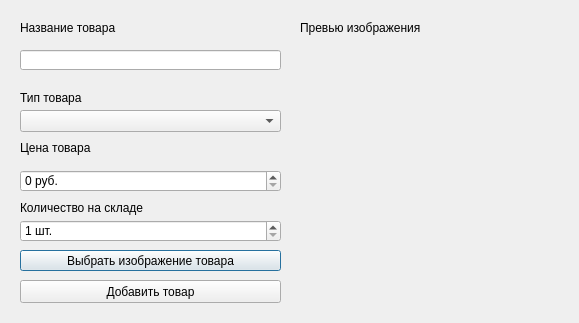
<?xml version="1.0" encoding="UTF-8"?>
<ui version="4.0">
 <class>NewItemWindow</class>
 <widget class="QDialog" name="NewItemWindow">
  <property name="geometry">
   <rect>
    <x>0</x>
    <y>0</y>
    <width>579</width>
    <height>323</height>
   </rect>
  </property>
  <property name="windowTitle">
   <string>Dialog</string>
  </property>
  <widget class="QComboBox" name="typeComboBox">
   <property name="geometry">
    <rect>
     <x>20</x>
     <y>110</y>
     <width>261</width>
     <height>22</height>
    </rect>
   </property>
  </widget>
  <widget class="QLineEdit" name="nameEdit">
   <property name="geometry">
    <rect>
     <x>20</x>
     <y>50</y>
     <width>261</width>
     <height>20</height>
    </rect>
   </property>
  </widget>
  <widget class="QSpinBox" name="priceSpinBox">
   <property name="geometry">
    <rect>
     <x>20</x>
     <y>170</y>
     <width>261</width>
     <height>22</height>
    </rect>
   </property>
   <property name="suffix">
    <string> руб.</string>
   </property>
   <property name="prefix">
    <string/>
   </property>
   <property name="maximum">
    <number>999999</number>
   </property>
  </widget>
  <widget class="QPushButton" name="selectImgButton">
   <property name="geometry">
    <rect>
     <x>20</x>
     <y>250</y>
     <width>261</width>
     <height>21</height>
    </rect>
   </property>
   <property name="text">
    <string>Выбрать изображение товара</string>
   </property>
  </widget>
  <widget class="QPushButton" name="addItemButton">
   <property name="geometry">
    <rect>
     <x>20</x>
     <y>280</y>
     <width>261</width>
     <height>23</height>
    </rect>
   </property>
   <property name="text">
    <string>Добавить товар</string>
   </property>
  </widget>
  <widget class="QLabel" name="nameDescLabel">
   <property name="geometry">
    <rect>
     <x>20</x>
     <y>20</y>
     <width>101</width>
     <height>16</height>
    </rect>
   </property>
   <property name="text">
    <string>Название товара</string>
   </property>
  </widget>
  <widget class="QLabel" name="typeDescLabel">
   <property name="geometry">
    <rect>
     <x>20</x>
     <y>90</y>
     <width>81</width>
     <height>16</height>
    </rect>
   </property>
   <property name="text">
    <string>Тип товара</string>
   </property>
  </widget>
  <widget class="QLabel" name="priceDescLabel">
   <property name="geometry">
    <rect>
     <x>20</x>
     <y>140</y>
     <width>81</width>
     <height>16</height>
    </rect>
   </property>
   <property name="text">
    <string>Цена товара</string>
   </property>
  </widget>
  <widget class="QLabel" name="imgPreviewLabel">
   <property name="geometry">
    <rect>
     <x>310</x>
     <y>50</y>
     <width>241</width>
     <height>241</height>
    </rect>
   </property>
   <property name="text">
    <string/>
   </property>
   <property name="scaledContents">
    <bool>true</bool>
   </property>
  </widget>
  <widget class="QLabel" name="label">
   <property name="geometry">
    <rect>
     <x>300</x>
     <y>20</y>
     <width>121</width>
     <height>16</height>
    </rect>
   </property>
   <property name="text">
    <string>Превью изображения:</string>
   </property>
  </widget>
  <widget class="QSpinBox" name="amountSpinBox">
   <property name="geometry">
    <rect>
     <x>20</x>
     <y>220</y>
     <width>261</width>
     <height>22</height>
    </rect>
   </property>
   <property name="suffix">
    <string> шт.</string>
   </property>
   <property name="minimum">
    <number>1</number>
   </property>
   <property name="maximum">
    <number>100</number>
   </property>
  </widget>
  <widget class="QLabel" name="amountDescLabel">
   <property name="geometry">
    <rect>
     <x>20</x>
     <y>200</y>
     <width>261</width>
     <height>16</height>
    </rect>
   </property>
   <property name="text">
    <string>Количество на складе</string>
   </property>
  </widget>
 </widget>
 <resources/>
 <connections/>
</ui>
